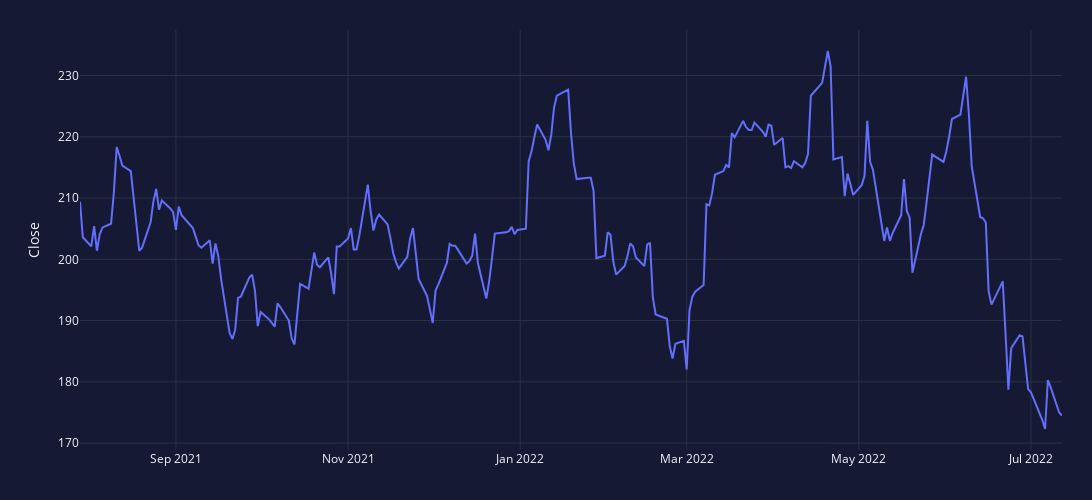

Notebook code cell kept with this figure:
### Markdown cell above
As we can see that there activity increases with time but sale transactions are always on top which signals that the price might drop after this time period.

### Code cell
stock_eda.plotly_single_timeseries_plot(y_variable="Close")

### Figure 1 — Plotly figure (JSON) as saved in the notebook; plotly's stock layout.template omitted (floating-point values rounded to 4 significant figures; data arrays with more than 128 entries replaced by an {"elided": "..."} marker saying what was removed)
{"data": [{"name": "Trend", "type": "scatter", "x": {"elided": "240 str values"}, "y": {"elided": "240 float values"}}], "layout": {"autosize": false, "height": 500, "hovermode": "x unified", "legend": {"xanchor": "right", "yanchor": "top"}, "margin": {"b": 50, "l": 80, "r": 30, "t": 30}, "paper_bgcolor": "#151934", "plot_bgcolor": "#151934", "width": 1400, "yaxis": {"title": {"text": "Close"}}}}
